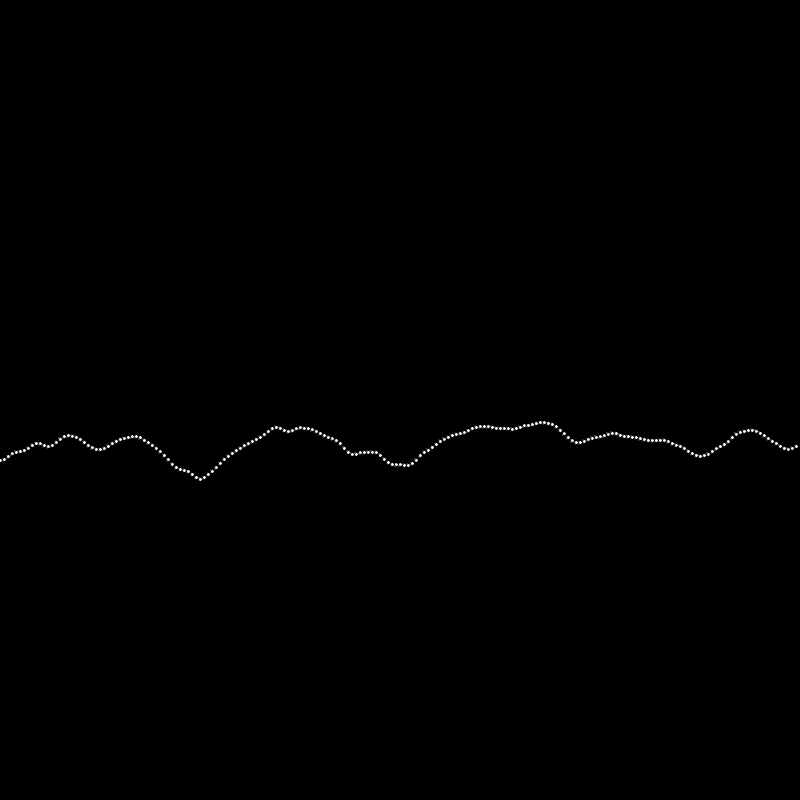
Frame 1 (no input)
Frame 60 (the mouse pressed at the canvas centre just before this capture): identical to frame 1, image omitted
Frame 120 (the mouse held since frame 60 and released just before this capture): identical to frame 1, image omitted

The Processing sketch that drew this single still picture (run headless with seeded random() and noise(); from frame 60 on, the mouse is pressed at the canvas centre):

// Processing sketch: noiseExample
// ── noiseExample.pde
void setup(){
  size(800, 800);
}

void draw(){
  //noiseSeed(mouseX); what does the seed does?
  background(0);
  fill(255);
  int d = 4;
  for (int i = 0; i < 800; i+=d){
    circle(i, 400 + noise(i*0.01)*100, d);
  }
}
